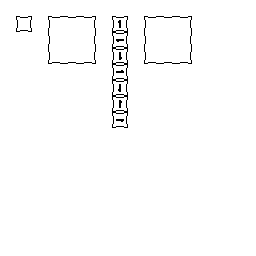

Tiled map render using the project's own tile images. Description and the whole map definition, tile-layer contents included, below:
An orthogonal 16x16 tile map with 16x16 px tiles, 1 tile layer (layer0).

<map version="1.0" tiledversion="1.1.2" orientation="orthogonal" renderorder="right-down" width="16" height="16" tilewidth="16" tileheight="16" infinite="0" nextobjectid="1">
 <tileset firstgid="1" source="tiles.tsx" />
 <layer name="layer0" width="16" height="16">
  <data encoding="csv">
4,4,4,4,4,4,4,4,4,4,4,4,4,4,4,4,
4,1,4,2,3,2684354562,4,5,4,2,3,2147483650,4,4,4,4,
4,4,4,1610612739,4,2684354563,4,1610612741,4,536870915,4,2684354563,4,4,4,4,
4,4,4,1610612738,3221225475,3221225474,4,3221225477,4,1073741826,1073741827,3221225474,4,4,4,4,
4,4,4,4,4,4,4,2684354565,4,4,4,4,4,4,4,4,
4,4,4,4,4,4,4,1073741829,4,4,4,4,4,4,4,4,
4,4,4,4,4,4,4,2147483653,4,4,4,4,4,4,4,4,
4,4,4,4,4,4,4,3758096389,4,4,4,4,4,4,4,4,
4,4,4,4,4,4,4,4,4,4,4,4,4,4,4,4,
4,4,4,4,4,4,4,4,4,4,4,4,4,4,4,4,
4,4,4,4,4,4,4,4,4,4,4,4,4,4,4,4,
4,4,4,4,4,4,4,4,4,4,4,4,4,4,4,4,
4,4,4,4,4,4,4,4,4,4,4,4,4,4,4,4,
4,4,4,4,4,4,4,4,4,4,4,4,4,4,4,4,
4,4,4,4,4,4,4,4,4,4,4,4,4,4,4,4,
4,4,4,4,4,4,4,4,4,4,4,4,4,4,4,4
</data>
 </layer>
</map>